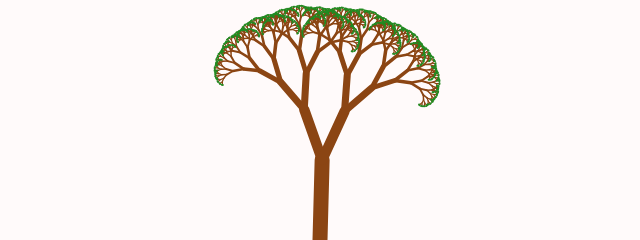
Frame 1 (no input)
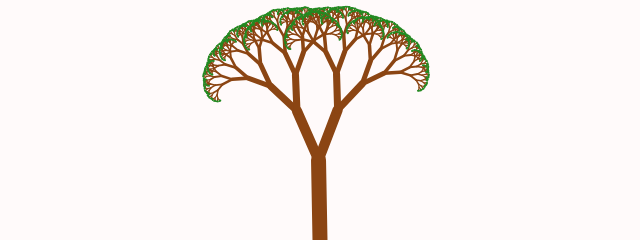
Frame 60 (no input)
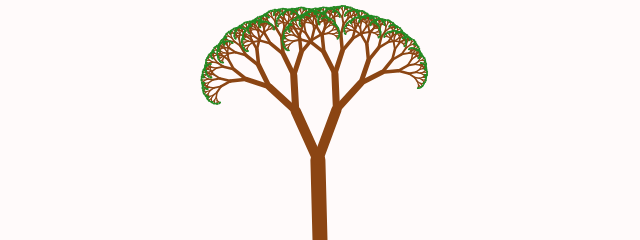
Frame 120 (the mouse pressed at the canvas centre since frame 60)

The p5.js sketch that drew these frames (run headless with seeded random() and noise() and a simulated clock; from frame 60 on, the mouse is pressed at the canvas centre):

// p5.js sketch
// ── sketch.js
// The Nature of Code Exercise 8.9
// Solution by Rick Sidwell
// http://natureofcode.com

// The logical origin for this is the bottom center
// This will be the root of the tree

let maxLen;
let branches = [];

function setup() {
  createCanvas(640, 240);
  maxLen = height / 3;

  // First branch (trunk) of the tree
  branches.push(new Branch(createVector(0, 0), -PI / 2, maxLen));

  // First unprocessed branch
  let first = 0;

  // Apply the rules ten times.
  for (let i = 0; i < 10; i++) {
    next = branches.length;
    generate(first);
    first = next;
  }
  generateLeaves(first);
}

// Current time
let t = 0.0;

function draw() {
  background("snow");
  translate(width / 2, height); // set origin to bottom center

  for (let branch of branches) {
    branch.show(t, maxLen);
  }

  t += 0.0075;
}

function generate(first) {
  let end = branches.length;
  for (let i = first; i < end; i++) {
    let newBranches = branches[i].nextBranches();
    for (let branch of newBranches) {
      branches.push(new Branch(branch[0], branch[1], branch[2]));
    }
  }
}

function generateLeaves(first) {
  let end = branches.length;
  for (let i = first; i < end; i++) {
    let leaf = branches[i].nextBranches()[0];
    branches.push(new Branch(leaf[0], leaf[1], -2 * leaf[2]));
  }
}

// ── branch.js
// The Nature of Code Exercise 8.9
// Solution by Rick Sidwell
// http://natureofcode.com

// Fractal tree Branch class
// Defines one branch in a fractal tree
// A branch with negative length is actually a leaf

class Branch {
  constructor(start, angle, len) {
    // A branch is defined by its start point, angle, and length
    this.start = start;
    this.angle = angle;
    this.len = len;
    
    // The end point for the branch is not used by the branch itself,
    // but will be the start point for branches that emanate from it.
    // As it changes over time, it will also change those start points.
    this.end = p5.Vector.add(
      this.start,
      p5.Vector.fromAngle(this.angle, this.len)
    );
    
    // r is used by noise to give each branch slightly different random behavior
    this.r = random()/3;
  }

  show(t, maxLen) {
    if (this.len > 0) {
      // Show branch
      let angleNoise = map(noise(t, this.r), 0.3, 0.7, -PI/5, PI/5);
      let weight = map(this.len, 2, maxLen, 1, 15);
      stroke("saddlebrown");
      strokeWeight(weight);
      let newEnd = p5.Vector.add(
        this.start,
        p5.Vector.fromAngle(this.angle + angleNoise/weight, this.len)
      );
      // Change the value of this.end, leaving it in place since the start
      // points of other branches point to it (just setting it to newEnd would
      // break the association to the other start points).
      this.end.x = newEnd.x;
      this.end.y = newEnd.y;
      line(this.start.x, this.start.y, this.end.x, this.end.y);
    } else {
      // Show leaf
      noStroke();
      fill("forestgreen");
      circle(this.start.x, this.start.y, -this.len);
    }
  }

  nextBranches() {
    let branches = [];
    branches[0] = [this.end, this.angle - PI / 8, this.len * 0.67];
    branches[1] = [this.end, this.angle + PI / 8, this.len * 0.67];
    return branches;
  }
}
